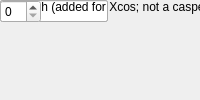
<?xml version="1.0" encoding="UTF-8"?>
<ui version="4.0">
 <class>MainWindow</class>
 <widget class="QMainWindow" name="MainWindow">
  <property name="windowTitle"><string>Vector Accumulator Test Vector Generator</string></property>
  <widget class="QWidget" name="centralwidget">
   <!-- NOTE: this is a simplified structural mirror of the generated
        <module>_ui.py, not a full round-trip Designer file. Regenerate
        both from the same spec if you need to edit layout by hand. -->
       <widget class="QLabel" name="label_name">
     <property name="text"><string>Block name</string></property>
    </widget>
       <widget class="QLineEdit" name="name"/>
       <widget class="QLabel" name="label_len">
     <property name="text"><string>Number of Vectors</string></property>
    </widget>
       <widget class="QLineEdit" name="len"/>
       <widget class="QLabel" name="label_n_bits">
     <property name="text"><string>Bit Width (added for Xcos; not a casper_library mask param)</string></property>
    </widget>
       <widget class="QSpinBox" name="n_bits"/>
  </widget>
 </widget>
 <resources/>
 <connections/>
</ui>
